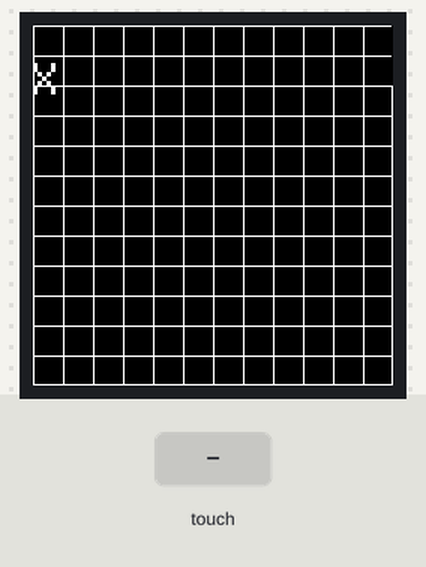
Simulated run of this program. Board: ESP32. Shown: 240×240 colour display. The inputs (shaded band) are chosen by the test bench. WiFi joins after 1.5 s; servers stay silent unless stated; what the program prints to the serial monitor is not drawn.

Above: at 2.9 s.
3.0 s: touch panel pressed at 13 % / 10 % of its raw x / y range
Timing chart, 0 to 6.0 s (numbered marks = the images above; inputs shaded):
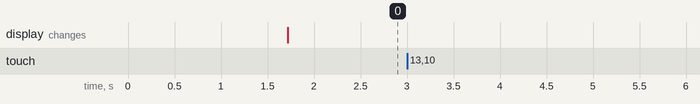

Measured:
- after the input at 3.0 s, every drawn part: stays the same

The program:

main.cpp
```cpp
#include <main.h>
#include <Adafruit_FT6206.h>
#include <TFT_eSPI.h> // Include the graphics library (this includes the sprite functions)
#include <WiFi.h>

#define SSID "Starbucks WiFi"
#define PSW "idontknow"

TFT_eSPI tft = TFT_eSPI();              // Create object "tft"
Adafruit_FT6206 ts = Adafruit_FT6206(); // Touch control input
TFT_eSprite img = TFT_eSprite(&tft);    // Create Sprite object "img" with pointer to "tft" object

WiFiServer server(80);
String header;
//                                    // the pointer is used by pushSprite() to push it onto the TFT

void drawGrid()
{
  for (int i = 0; i < 12; i++)
  {
    tft.drawFastHLine(0, map(i, 0, 12, 0, tft.height()), tft.height(), TFT_WHITE);
    tft.drawFastVLine(map(i, 0, 12, 0, tft.height()), 0, tft.height(), TFT_WHITE);
  }

  tft.drawFastHLine(0, tft.height() - 1, tft.height(), TFT_WHITE);
  tft.drawFastVLine(tft.height() - 1, 0, tft.height(), TFT_WHITE);
}

int currentRed = 125;
int currentGreen = 125;
int currentBlue = 125;

int sliderHeight, pickerWidth, colorPatchHeight;

void drawPicker()
{
  int rBar = map(currentRed, 0, 255, 0, sliderHeight);
  int gBar = map(currentGreen, 0, 255, 0, sliderHeight);
  int bBar = map(currentBlue, 0, 255, 0, sliderHeight);

  for (int i = 0; i < sliderHeight; i++)
  {
    int c = map(i, 0, sliderHeight, 0, 255);
    int p = tft.height() - i;

    tft.drawFastHLine(240, p, pickerWidth, (rBar == i - 2 || rBar == i + 2) ? TFT_WHITE : tft.color565(c, currentGreen, currentBlue));
    tft.drawFastHLine(240 + pickerWidth, p, pickerWidth, (gBar == i - 2 || gBar == i + 2) ? TFT_WHITE : tft.color565(currentRed, c, currentBlue));
    tft.drawFastHLine(240 + 2 * pickerWidth, p, pickerWidth, (bBar == i - 2 || bBar == i + 2) ? TFT_WHITE : tft.color565(currentRed, currentGreen, c));
  }

  tft.fillRect(240, 0, pickerWidth * 3, colorPatchHeight, tft.color565(currentRed, currentGreen, currentBlue));
  tft.drawRect(240, 0, pickerWidth * 3, colorPatchHeight, TFT_BLACK);

  tft.setTextSize(3);
  tft.fillRect(240 + 2 * pickerWidth, 0, pickerWidth - 4, pickerWidth - 3, TFT_BLACK);
  tft.setCursor(241 + 2 * pickerWidth, 1);
  tft.print('X');
}

// -------------------------------------------------------------------------
// Setup
// -------------------------------------------------------------------------
void setup(void)
{
  Serial.begin(115200);
  Serial.print("Connecting to ");
  Serial.print(SSID);
  WiFi.begin(SSID, PSW);

  while (WiFi.status() != WL_CONNECTED)
  {
    delay(500);
    Serial.print(".");
  }
  Serial.println(" Done!");

  Serial.print("IP address: ");
  Serial.println(WiFi.localIP());

  server.begin();

  tft.init();
  tft.setRotation(1);

  ts.begin();

  tft.fillScreen(TFT_BLACK);

  pickerWidth = (tft.width() - 240) / 3;
  colorPatchHeight = 40;
  sliderHeight = tft.height() - colorPatchHeight;

  drawGrid();
  drawPicker();
}

// -------------------------------------------------------------------------
// Main loop
// -------------------------------------------------------------------------
void loop()
{
  WiFiClient client = server.available();
  if (client)
  {
    Serial.println("New client connected");
    String currentLine = "";
    while (client.connected())
    {
      if (client.available())
      {
        char c = client.read();
        Serial.write(c);
        header += c;
        if (c == '\n' && currentLine.length() == 0)
        {
          client.println("HTTP/1.1 200 OK");
          client.println("Content-type:text/html");
          client.println("Connection: close");
          client.println();
        }
      }
    }
  }

  // Wait for a touch
  if (!ts.touched())
  {
    return;
  }

  // Retrieve a point
  TS_Point p = ts.getPoint();
  p.x = map(p.x, 0, 240, 240, 0);
  p.y = map(p.y, 0, 320, 320, 0);
  Serial.print("(");
  Serial.print(p.x);
  Serial.print(", ");
  Serial.print(p.y);
  Serial.println(")");

  // while (1)
  // {
  //   // Create the sprite and clear background to black
  //   img.createSprite(IWIDTH, IHEIGHT);
  //   // img.fillSprite(TFT_BLACK); // Optional here as we fill the sprite later anyway

  //   for (int pos = IWIDTH; pos > 0; pos--)
  //   {
  //     build_banner("Hello World", pos);
  //     img.pushSprite(0, 0);

  //     build_banner("TFT_eSPI sprite", pos);
  //     img.pushSprite(0, 50);

  //     delay(WAIT);
  //   }

  //   // Delete sprite to free up the memory
  //   img.deleteSprite();

  //   // Create a sprite of a different size
  //   numberBox(random(100), 60, 100);
  // }
}
```

main.h
```cpp

```
